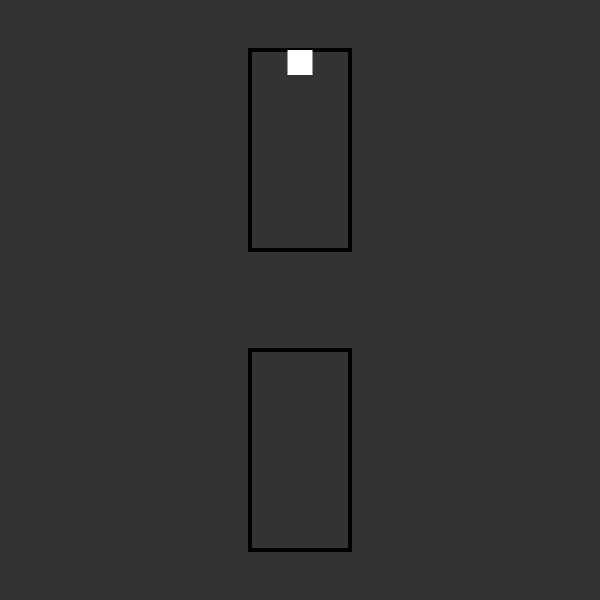
Frame 1 (no input)
Frame 60 (no input): identical to frame 1, image omitted
Frame 120 (the mouse pressed at the canvas centre since frame 60): identical to frame 1, image omitted

The p5.js sketch that drew this single still picture (run headless with seeded random() and noise() and a simulated clock; from frame 60 on, the mouse is pressed at the canvas centre):

// p5.js sketch
// ── sketch.js
let canvas;
let player;
let playerSize;
let episode;
let step;
let squareSize;
let movedir;

function setup() {
  canvas = createCanvas(600, 600);
  step = width / 12;
  playerSize = step / 2;
  // player = new Player(25);
  episode = new Episode(step, playerSize);

  frameRate(20);
}

function draw() {
  background(51);

  noFill();
  strokeWeight(4);
  stroke(0);
  episode.show();

  fill(255);
  noStroke();
  episode.player();
  episode.move();

}

class Episode {
  constructor(step, playerSize) {
    this.x = width / 2;
    this.y = step;
    this.size = playerSize;
    this.xspeed = 0;
    this.yspeed = 0;
  }

  show() {
    rect(width / 2 - step, step,
      2 * step, 4 * step);
    rect(width / 2 - step, height / 2 + step,
      2 * step, 4 * step);
    // line(0, height / 2, width, height / 2);

  }

  player() {
    //player
    push();
    rectMode(CENTER);
    rect(this.x, this.y + this.size / 2, this.size, this.size);
    pop();


  }

  move() {
    this.x += this.xspeed * this.size;
    this.y += this.yspeed * this.size;

    this.x = constrain(this.x, 0, width - this.size);
    this.y = constrain(this.y, 0, height - this.size);

    // if (this.y > step && this.y < 5 * step) {
    //   movedir = 9;
    //   return movedir;
    // }

  }

  direction(x, y) {
    this.xspeed = x;
    this.yspeed = y;
  }

}





// class Player {
//   constructor(size) {
//     this.x = 50;
//     this.y = 50;
//     this.size = size;
//     this.xspeed = 0;
//     this.yspeed = 0;
//   }
//
//   direction(x, y) {
//     this.xspeed = x;
//     this.yspeed = y;
//   }
//
//   move() {
//     this.x += this.xspeed * this.size;
//     this.y += this.yspeed * this.size;
//
//     this.x = constrain(this.x, 0, width - this.size);
//     this.y = constrain(this.y, 0, height - this.size);
//   }
//
//   show() {
//     rect(this.x, this.y, this.size, this.size);
//   }
// }

// ── keys.js
function keyPressed() {
  if (keyIsDown(81)) {
    //Q
    episode.direction(-1, -1);
  } else if (keyIsDown(87)) {
    //W
    episode.direction(0, -1);
  } else if (keyIsDown(69)) {
    //E
    episode.direction(1, -1);
  } else if (keyIsDown(65)) {
    //A
    episode.direction(-1, 0);
  } else if (keyIsDown(83)) {
    //S
    episode.direction(0, 1);
  } else if (keyIsDown(68)) {
    //D
    episode.direction(1, 0);
  } else if (keyIsDown(90)) {
    //Z
    episode.direction(-1, 1);
  } else if (keyIsDown(88)) {
    //X
    episode.direction(1, 1);
  }
}

function keyReleased() {
  if (keyCode === 81) {
    //Q
    episode.direction(0, 0);
  } else if (keyCode === 87) {
    //W
    episode.direction(0, 0);
  } else if (keyCode === 69) {
    //E
    episode.direction(0, 0);
  } else if (keyCode === 65) {
    //A
    episode.direction(0, 0);
  } else if (keyCode === 83) {
    //S
    episode.direction(0, 0);
  } else if (keyCode === 68) {
    //D
    episode.direction(0, 0);
  } else if (keyCode === 90) {
    //Z
    episode.direction(0, 0);
  } else if (keyCode === 88) {
    //X
    episode.direction(0, 0);
  }
}
